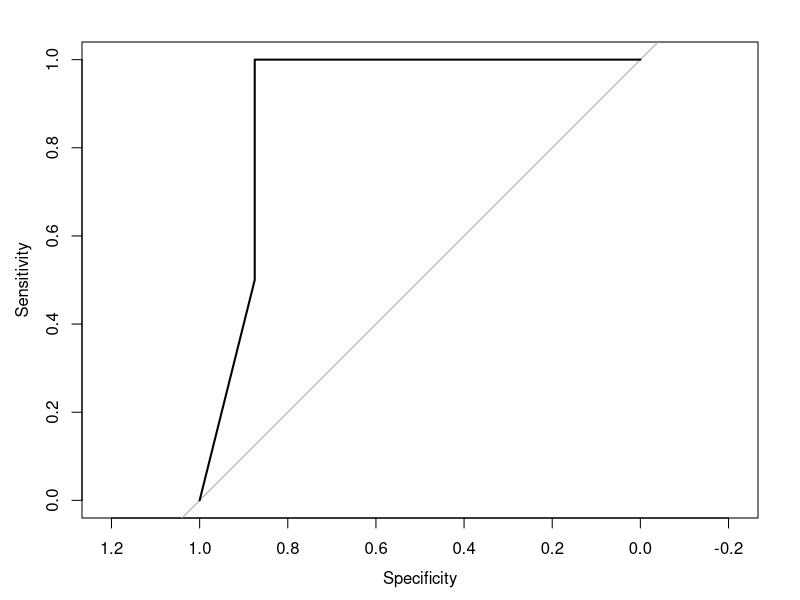
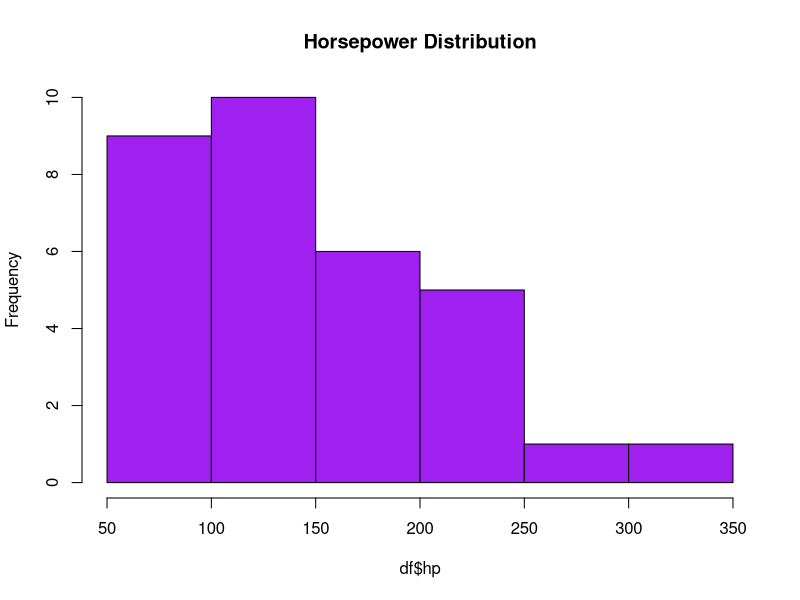
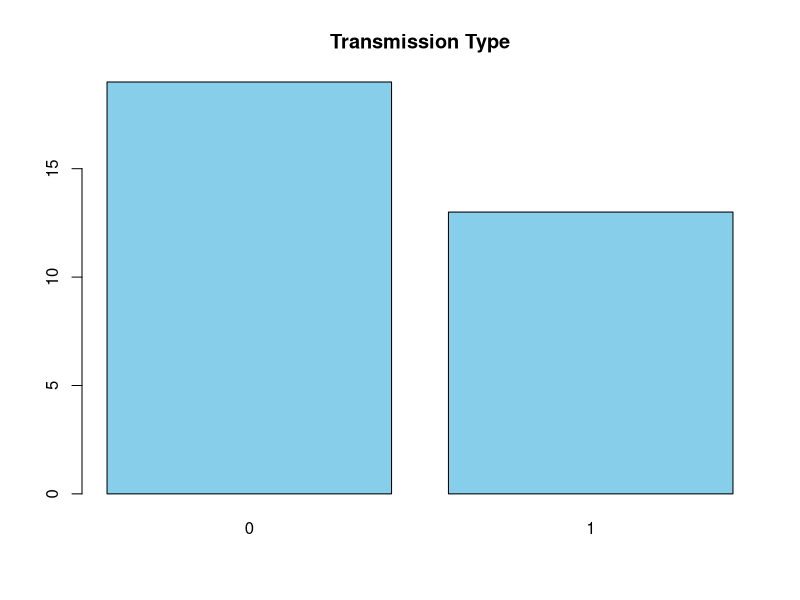
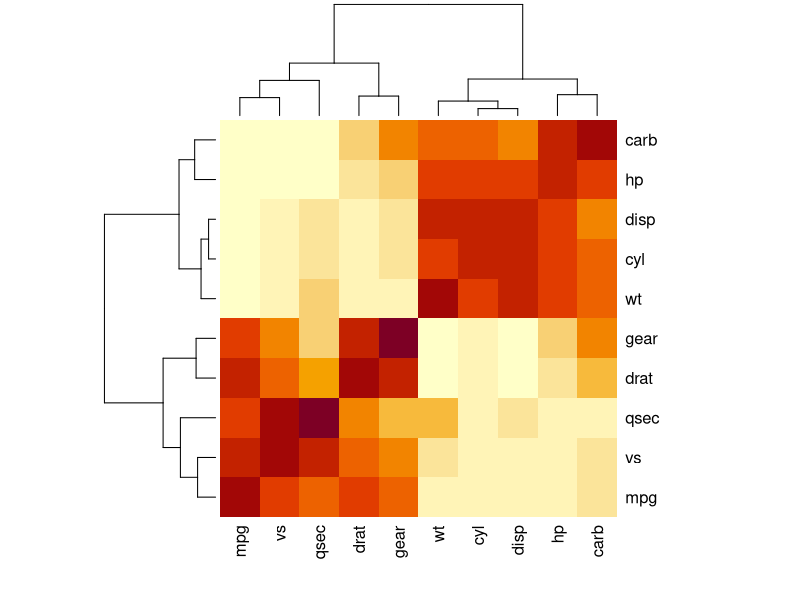

The R source for these figures, in order:
#logistic regression using inbuilt dataset

data(mtcars)
df<-mtcars
summary(df)
str(df)
head(df)
colnames(df)

#target variable
df$am<-as.factor(df$am)
#feature selection
model_features<-df[, c("am", "mpg", "hp", "wt")]

#train test split and model

set.seed(123)
train_idx<-sample(1:nrow(model_features), 0.7*nrow(model_features))
train<-model_features[train_idx,]
test<-model_features[-train_idx,]

model<-glm(am~., data=train, family = binomial)
summary(model)

#pred
pred<-predict(model, test, type="response")
pred_cls<-ifelse(pred>=0.5, 1,0)
pred_cls <- factor(pred_cls, levels = c(0,1))

#eval
acc<-mean(pred_cls==test$am)
acc

conf<-table(Predicted=pred_cls, Actual=test$am)
print(conf)

#viz
library(pROC)
roc_obj <- roc(test$am, pred)
plot(roc_obj)
auc(roc_obj)

hist(df$hp, main="Horsepower Distribution", col="purple")
barplot(table(df$am), col="skyblue", main="Transmission Type")
cor_matrix <- cor(df[, sapply(df, is.numeric)])
heatmap(cor_matrix)
